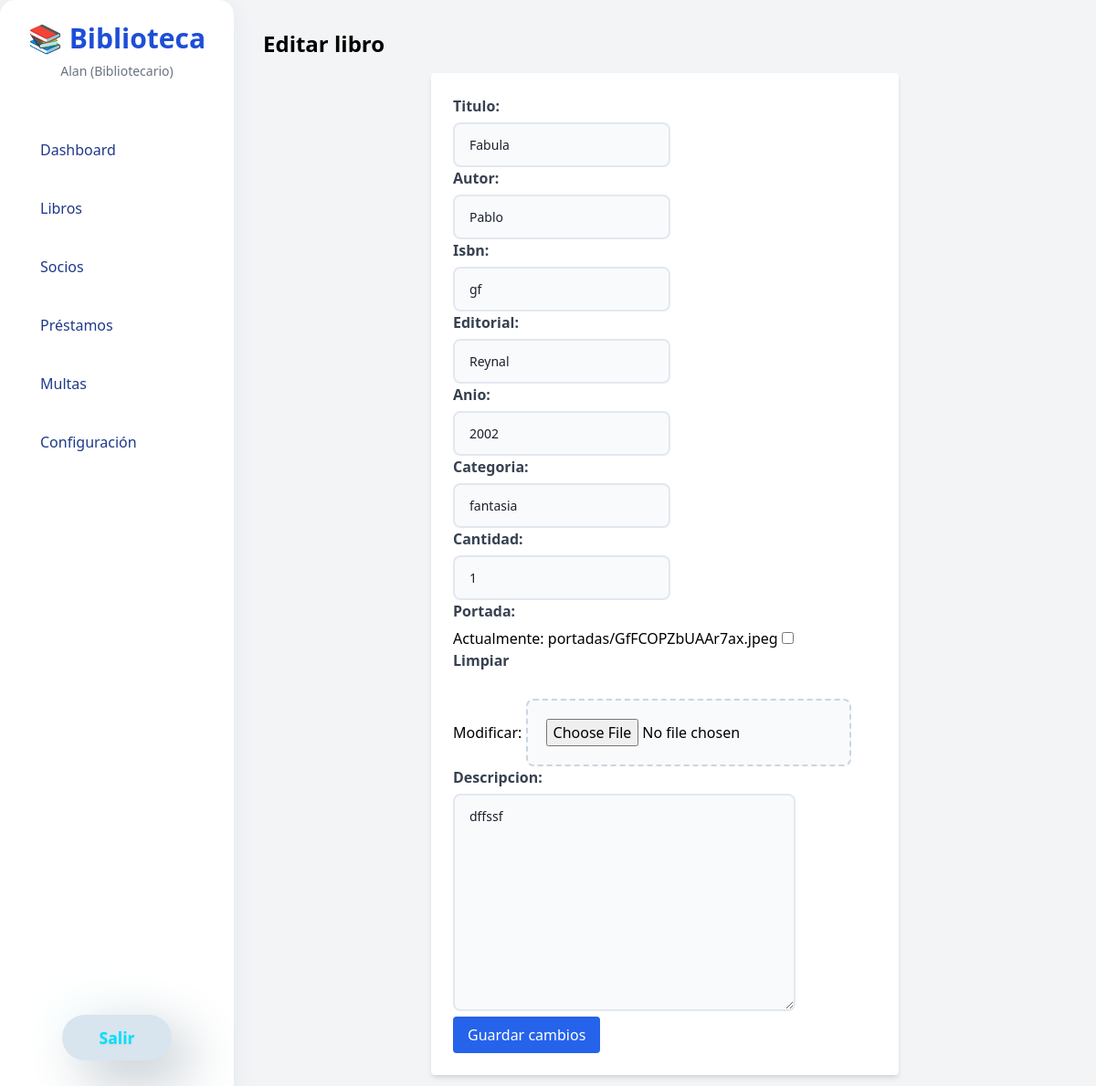
Page /libros/2/editar/ (signed in) on the earlier database version.
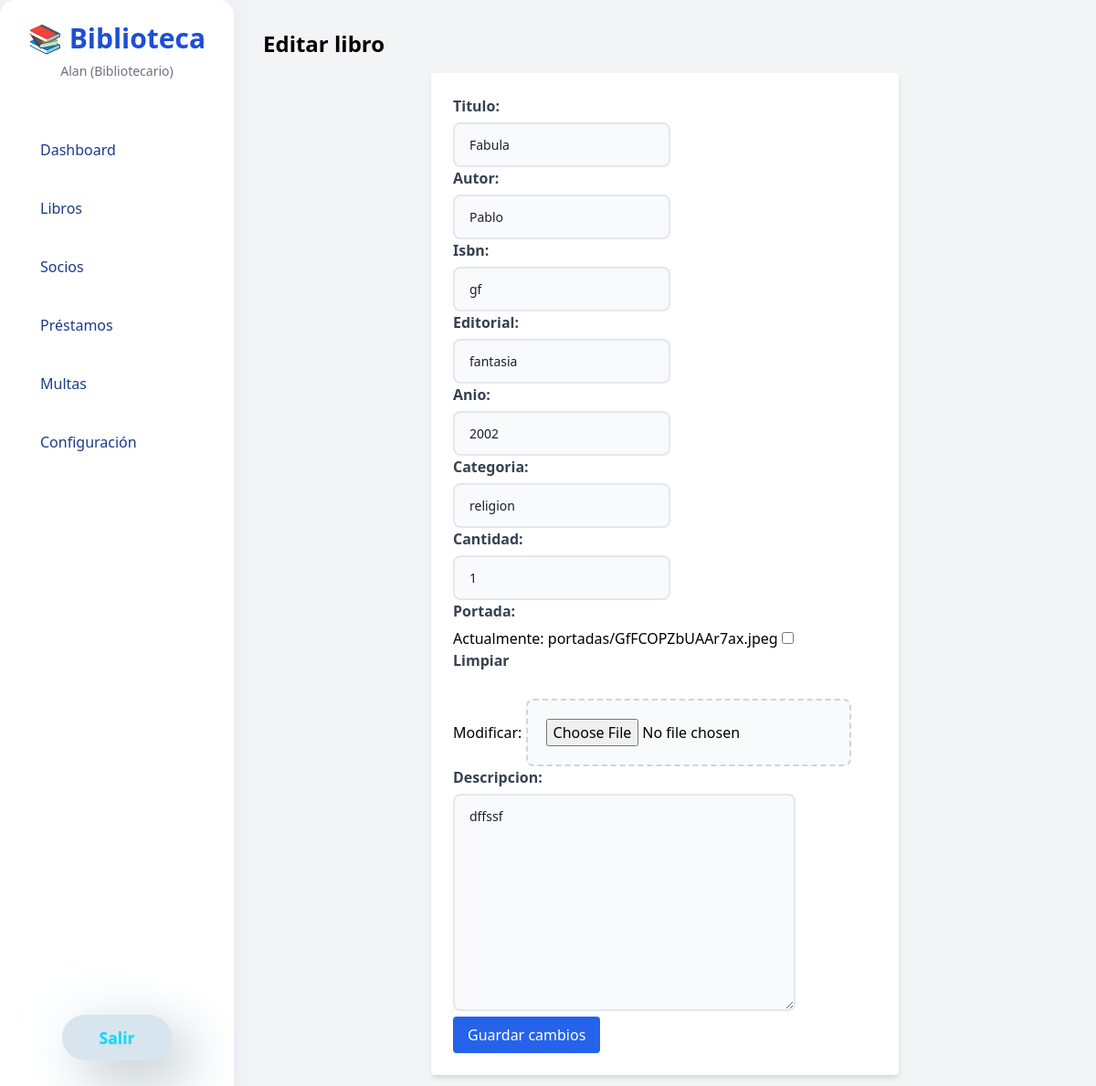
Same page on the later database version.
### apps/libros/models.py (models this page shows, shortened)
class Libro(models.Model):
    titulo = models.CharField(max_length=255)
    autor = models.CharField(max_length=255)
    isbn = models.CharField(max_length=20, unique=True)
    editorial = models.CharField(max_length=255)
    anio = models.PositiveIntegerField()
    categoria = models.CharField(max_length=100)
    cantidad = models.PositiveIntegerField(default=1)
    portada = models.ImageField(upload_to='portadas/', blank=True, null=True)
    descripcion = models.TextField(blank=True)
    disponibles = models.PositiveIntegerField(default=1)
    prestados = models.PositiveIntegerField(default=0)
    danados = models.PositiveIntegerField(default=0)

### apps/libros/views.py (the view)
# urls.py: path('<int:pk>/editar/', views.editar_libro, name='editar_libro'),
@login_required
def editar_libro(request, pk):
    libro = get_object_or_404(Libro, pk=pk)
    if request.method == 'POST':
        form = LibroForm(request.POST, request.FILES, instance=libro)
        if form.is_valid():
            imagen_anterior = libro.portada
            libro_actualizado = form.save()
            if libro_actualizado.portada and libro_actualizado.portada != imagen_anterior:
                print(f"🔄 Procesando nueva imagen para libro: {libro_actualizado.titulo}")
                libro_actualizado.resize_image()
            messages.success(request, 'Datos del libro actualizados.')
            return redirect('detalle_libro', pk=libro.pk)
    else:
        form = LibroForm(instance=libro)
    return render(request, 'libros/editar_libro.html', {'form': form, 'libro': libro})

### apps/libros/forms.py
class LibroForm(forms.ModelForm):
    class Meta:
        model = Libro
        fields = ['titulo', 'autor', 'isbn', 'editorial', 'anio', 'categoria', 'cantidad', 'portada', 'descripcion']

### apps/libros/templates/libros/editar_libro.html (shortened to what this page needs)
{% extends 'base.html' %}
{% block content %}
<h1 class="text-2xl font-bold mb-4">Editar libro</h1>
<form method="post" enctype="multipart/form-data" class="bg-white p-6 rounded shadow-md max-w-lg mx-auto">
    {{ form.as_p }}
    <button type="submit" class="bg-blue-600 text-white px-4 py-2 rounded">Guardar cambios</button>
</form>
{% endblock %}

Differences in the rows shown:
changed Libro "Fabula": editorial "Reynal" → "fantasia"; categoria "fantasia" → "religion"
